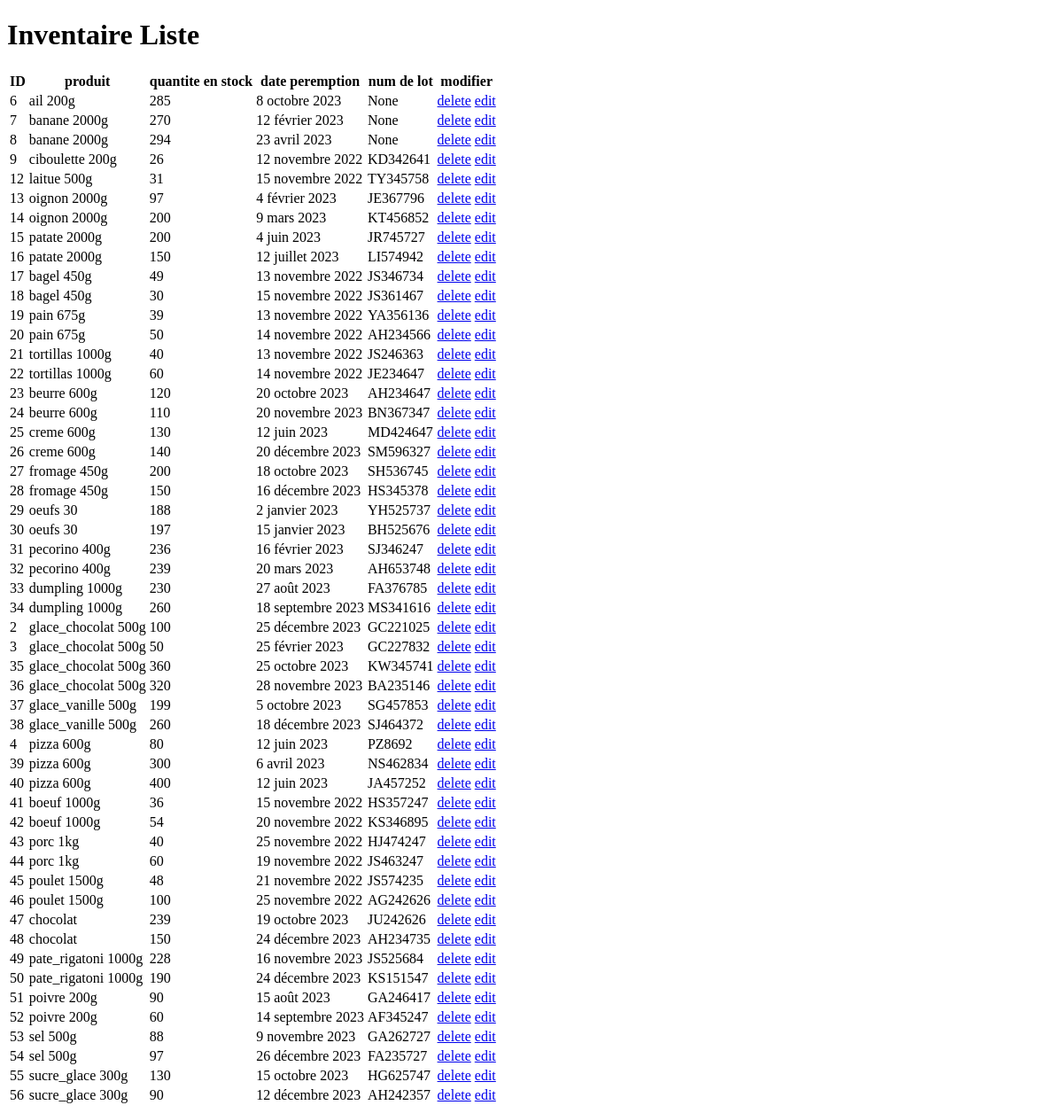
Before: /inventaire/liste/ with the older database file.
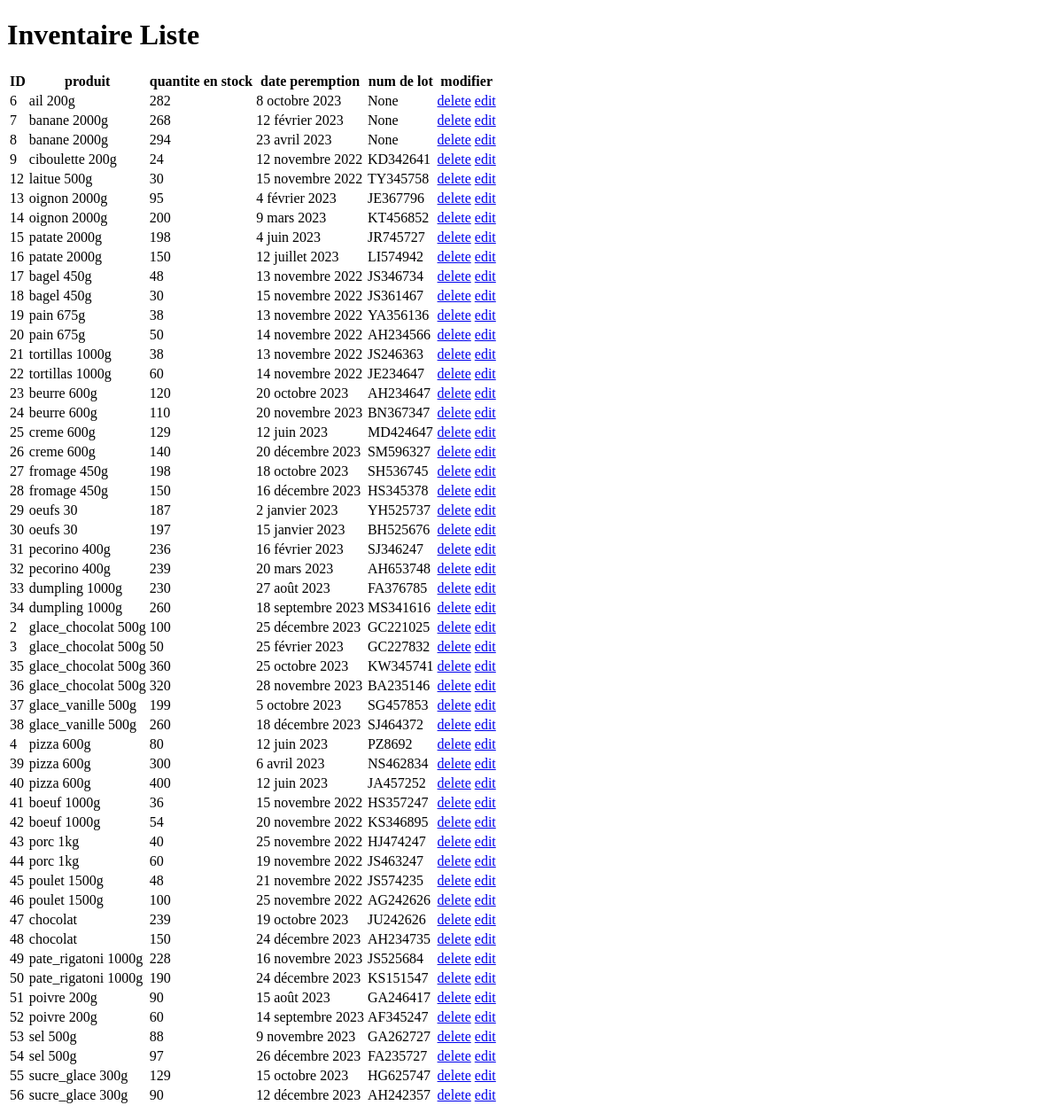
After: the same page with the newer database file.
### gestion_vente/models.py (models this page shows)
class Inventaire(models.Model):
    idProduit = models.ForeignKey(verbose_name="id produit", to="Produit", to_field="id", on_delete=models.CASCADE)
    inventaire = models.IntegerField(verbose_name="quantite",default=0)
    dateLimite = models.DateField(verbose_name="date peremption",default='9999-12-31', null=True, blank=True)
    numLot = models.CharField(verbose_name='numero de lot', max_length=20, null=True, blank=True)

class Produit(models.Model):
    nomProduit = models.CharField(verbose_name='Nom du Produit', max_length=20)
    typeProduit = models.CharField(verbose_name='type du produit', max_length=20, default="produit")
    prixUnitair = models.DecimalField(verbose_name="Prix Unitaire", max_digits=10, decimal_places=2, default=0)
    lienPhoto = models.CharField(verbose_name='lien photo', max_length=100, default="")
    def __str__(self) -> str:
        return self.nomProduit

### gestion_vente/views.py (the view)
# urls.py: path("inventaire/liste/", views.inventaire_liste, name="inventaire_liste"),
def inventaire_liste(request):
    inventaires = models.Inventaire.objects.all().order_by("dateLimite").order_by("idProduit")
    return render(request, "inventaire_liste.html", {"liste":inventaires} )

### gestion_vente/templates/inventaire_liste.html (shortened to what this page needs)
<!DOCTYPE html>
<html lang="en">
<head>
</head>
<body>
    <h1>Inventaire Liste</h1>
    <table>
        <thead>
            <th>ID</th>
            <th>produit</th>
            <th>quantite en stock</th>
            <th>date peremption</th>
            <th>num de lot</th>
            <th>modifier</th>
        </thead>
        <tbody>
            {% for obj in liste %}
            <tr>
                <td>{{ obj.id }}</td>
                <td>{{ obj.idProduit }}</td>
                <td>{{ obj.inventaire }}</td>
                <td>{{ obj.dateLimite }}</td>
                <td>{{ obj.numLot }}</td>
                <td>
                    <a href="/inventaire/{{ obj.id }}/delete/">delete</a>
                    <a href="/inventaire/{{ obj.id }}/edit/">edit</a>
                </td>
            </tr>
            {% endfor %}
        </tbody>
    </table>
</body>
</html>

Changed rows visible on the page:
changed Inventaire "8 octobre 2023": inventaire "285" → "282"
changed Inventaire "12 février 2023": inventaire "270" → "268"
changed Inventaire "12 novembre 2022": inventaire "26" → "24"
changed Inventaire "TY345758": inventaire "31" → "30"
changed Inventaire "4 février 2023": inventaire "97" → "95"
changed Inventaire "4 juin 2023": inventaire "200" → "198"
changed Inventaire "JS346734": inventaire "49" → "48"
changed Inventaire "YA356136": inventaire "39" → "38"
changed Inventaire "JS246363": inventaire "40" → "38"
changed Inventaire "MD424647": inventaire "130" → "129"
changed Inventaire "18 octobre 2023": inventaire "200" → "198"
changed Inventaire "2 janvier 2023": inventaire "188" → "187"
changed Inventaire "15 octobre 2023": inventaire "130" → "129"
